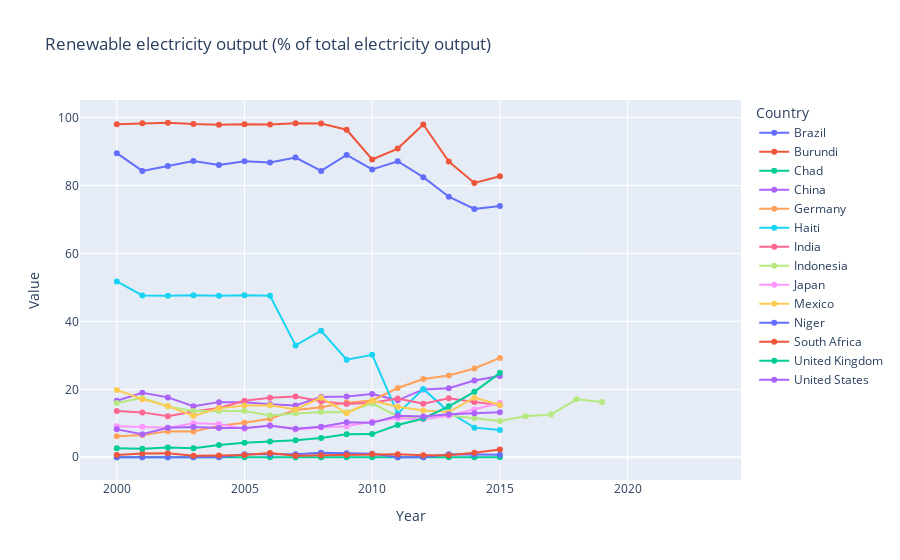

Notebook source saved alongside this figure:
### Markdown cell above
## Renewable Electricity:  
Hypothesis - Developed countries generally have more sources and technology of renewable electricity than underdeveloped and developing countries, who depend primarily on fossil fuels for electricity. Over time, dependence on renewable electricity should increase to align with SDG 7: Affordable and Clean Energy.  
Observation - The leading countries in renewable electricity are Brazil and Burundi. Over time, there is a slight increase in renewable electricity output for most countries, except Haiti which has shown a significant decline.

### Code cell
plot_data(indicators_filtered[1])

### Figure 1 — Plotly figure (JSON) as saved in the notebook; plotly's stock layout.template omitted (floating-point values rounded to 4 significant figures)
{"data": [{"hovertemplate": "Country Name=Brazil<br>Year=%{x}<br>Value=%{y}<extra></extra>", "legendgroup": "Brazil", "line": {"color": "#636efa", "dash": "solid"}, "marker": {"symbol": "circle"}, "mode": "lines+markers", "name": "Brazil", "orientation": "v", "showlegend": true, "type": "scatter", "x": [2000, 2001, 2002, 2003, 2004, 2005, 2006, 2007, 2008, 2009, 2010, 2011, 2012, 2013, 2014, 2015, 2016, 2017, 2018, 2019, 2020, 2021, 2022, 2023], "xaxis": "x", "y": [89.49, 84.29, 85.74, 87.16, 86.03, 87.12, 86.75, 88.21, 84.27, 89.0, 84.72, 87.12, 82.45, 76.69, 73.08, 73.97, NaN, NaN, NaN, NaN, NaN, NaN, NaN, NaN], "yaxis": "y"}, {"hovertemplate": "Country Name=Burundi<br>Year=%{x}<br>Value=%{y}<extra></extra>", "legendgroup": "Burundi", "line": {"color": "#EF553B", "dash": "solid"}, "marker": {"symbol": "circle"}, "mode": "lines+markers", "name": "Burundi", "orientation": "v", "showlegend": true, "type": "scatter", "x": [2000, 2001, 2002, 2003, 2004, 2005, 2006, 2007, 2008, 2009, 2010, 2011, 2012, 2013, 2014, 2015, 2016, 2017, 2018, 2019, 2020, 2021, 2022, 2023], "xaxis": "x", "y": [98.02, 98.29, 98.45, 98.07, 97.86, 98.04, 97.9, 98.33, 98.24, 96.39, 87.65, 90.86, 97.96, 87.02, 80.72, 82.71, NaN, NaN, NaN, NaN, NaN, NaN, NaN, NaN], "yaxis": "y"}, {"hovertemplate": "Country Name=Chad<br>Year=%{x}<br>Value=%{y}<extra></extra>", "legendgroup": "Chad", "line": {"color": "#00cc96", "dash": "solid"}, "marker": {"symbol": "circle"}, "mode": "lines+markers", "name": "Chad", "orientation": "v", "showlegend": true, "type": "scatter", "x": [2000, 2001, 2002, 2003, 2004, 2005, 2006, 2007, 2008, 2009, 2010, 2011, 2012, 2013, 2014, 2015, 2016, 2017, 2018, 2019, 2020, 2021, 2022, 2023], "xaxis": "x", "y": [0.0, 0.0, 0.0, 0.0, 0.0, 0.0, 0.0, 0.0, 0.0, 0.0, 0.0, 0.0, 0.0, 0.0, 0.0, 0.0, NaN, NaN, NaN, NaN, NaN, NaN, NaN, NaN], "yaxis": "y"}, {"hovertemplate": "Country Name=China<br>Year=%{x}<br>Value=%{y}<extra></extra>", "legendgroup": "China", "line": {"color": "#ab63fa", "dash": "solid"}, "marker": {"symbol": "circle"}, "mode": "lines+markers", "name": "China", "orientation": "v", "showlegend": true, "type": "scatter", "x": [2000, 2001, 2002, 2003, 2004, 2005, 2006, 2007, 2008, 2009, 2010, 2011, 2012, 2013, 2014, 2015, 2016, 2017, 2018, 2019, 2020, 2021, 2022, 2023], "xaxis": "x", "y": [16.64, 18.96, 17.62, 15.04, 16.22, 16.18, 15.59, 15.26, 17.74, 17.86, 18.62, 16.76, 19.97, 20.3, 22.61, 23.93, NaN, NaN, NaN, NaN, NaN, NaN, NaN, NaN], "yaxis": "y"}, {"hovertemplate": "Country Name=Germany<br>Year=%{x}<br>Value=%{y}<extra></extra>", "legendgroup": "Germany", "line": {"color": "#FFA15A", "dash": "solid"}, "marker": {"symbol": "circle"}, "mode": "lines+markers", "name": "Germany", "orientation": "v", "showlegend": true, "type": "scatter", "x": [2000, 2001, 2002, 2003, 2004, 2005, 2006, 2007, 2008, 2009, 2010, 2011, 2012, 2013, 2014, 2015, 2016, 2017, 2018, 2019, 2020, 2021, 2022, 2023], "xaxis": "x", "y": [6.199, 6.512, 7.643, 7.553, 9.267, 10.15, 11.32, 13.94, 14.7, 16.08, 16.73, 20.38, 23.0, 24.07, 26.13, 29.23, NaN, NaN, NaN, NaN, NaN, NaN, NaN, NaN], "yaxis": "y"}, {"hovertemplate": "Country Name=Haiti<br>Year=%{x}<br>Value=%{y}<extra></extra>", "legendgroup": "Haiti", "line": {"color": "#19d3f3", "dash": "solid"}, "marker": {"symbol": "circle"}, "mode": "lines+markers", "name": "Haiti", "orientation": "v", "showlegend": true, "type": "scatter", "x": [2000, 2001, 2002, 2003, 2004, 2005, 2006, 2007, 2008, 2009, 2010, 2011, 2012, 2013, 2014, 2015, 2016, 2017, 2018, 2019, 2020, 2021, 2022, 2023], "xaxis": "x", "y": [51.74, 47.64, 47.53, 47.66, 47.53, 47.66, 47.54, 32.91, 37.24, 28.71, 30.15, 12.83, 20.09, 13.36, 8.712, 7.996, NaN, NaN, NaN, NaN, NaN, NaN, NaN, NaN], "yaxis": "y"}, {"hovertemplate": "Country Name=India<br>Year=%{x}<br>Value=%{y}<extra></extra>", "legendgroup": "India", "line": {"color": "#FF6692", "dash": "solid"}, "marker": {"symbol": "circle"}, "mode": "lines+markers", "name": "India", "orientation": "v", "showlegend": true, "type": "scatter", "x": [2000, 2001, 2002, 2003, 2004, 2005, 2006, 2007, 2008, 2009, 2010, 2011, 2012, 2013, 2014, 2015, 2016, 2017, 2018, 2019, 2020, 2021, 2022, 2023], "xaxis": "x", "y": [13.59, 13.21, 12.06, 13.47, 14.48, 16.62, 17.54, 17.86, 16.51, 15.66, 16.04, 17.32, 15.73, 17.35, 16.25, 15.34, NaN, NaN, NaN, NaN, NaN, NaN, NaN, NaN], "yaxis": "y"}, {"hovertemplate": "Country Name=Indonesia<br>Year=%{x}<br>Value=%{y}<extra></extra>", "legendgroup": "Indonesia", "line": {"color": "#B6E880", "dash": "solid"}, "marker": {"symbol": "circle"}, "mode": "lines+markers", "name": "Indonesia", "orientation": "v", "showlegend": true, "type": "scatter", "x": [2000, 2001, 2002, 2003, 2004, 2005, 2006, 2007, 2008, 2009, 2010, 2011, 2012, 2013, 2014, 2015, 2016, 2017, 2018, 2019, 2020, 2021, 2022, 2023], "xaxis": "x", "y": [15.96, 17.47, 14.95, 13.64, 13.61, 13.61, 12.26, 12.9, 13.32, 13.23, 15.85, 11.99, 11.24, 12.27, 11.48, 10.65, 12.07, 12.56, 17.04, 16.25, NaN, NaN, NaN, NaN], "yaxis": "y"}, {"hovertemplate": "Country Name=Japan<br>Year=%{x}<br>Value=%{y}<extra></extra>", "legendgroup": "Japan", "line": {"color": "#FF97FF", "dash": "solid"}, "marker": {"symbol": "circle"}, "mode": "lines+markers", "name": "Japan", "orientation": "v", "showlegend": true, "type": "scatter", "x": [2000, 2001, 2002, 2003, 2004, 2005, 2006, 2007, 2008, 2009, 2010, 2011, 2012, 2013, 2014, 2015, 2016, 2017, 2018, 2019, 2020, 2021, 2022, 2023], "xaxis": "x", "y": [9.116, 8.965, 8.709, 10.02, 9.796, 8.407, 9.449, 8.202, 8.789, 9.146, 10.53, 11.46, 11.19, 12.21, 14.06, 15.98, NaN, NaN, NaN, NaN, NaN, NaN, NaN, NaN], "yaxis": "y"}, {"hovertemplate": "Country Name=Mexico<br>Year=%{x}<br>Value=%{y}<extra></extra>", "legendgroup": "Mexico", "line": {"color": "#FECB52", "dash": "solid"}, "marker": {"symbol": "circle"}, "mode": "lines+markers", "name": "Mexico", "orientation": "v", "showlegend": true, "type": "scatter", "x": [2000, 2001, 2002, 2003, 2004, 2005, 2006, 2007, 2008, 2009, 2010, 2011, 2012, 2013, 2014, 2015, 2016, 2017, 2018, 2019, 2020, 2021, 2022, 2023], "xaxis": "x", "y": [19.8, 17.11, 15.06, 12.13, 14.45, 15.2, 15.33, 14.09, 17.54, 12.95, 16.6, 14.89, 13.79, 13.3, 17.54, 15.39, NaN, NaN, NaN, NaN, NaN, NaN, NaN, NaN], "yaxis": "y"}, {"hovertemplate": "Country Name=Niger<br>Year=%{x}<br>Value=%{y}<extra></extra>", "legendgroup": "Niger", "line": {"color": "#636efa", "dash": "solid"}, "marker": {"symbol": "circle"}, "mode": "lines+markers", "name": "Niger", "orientation": "v", "showlegend": true, "type": "scatter", "x": [2000, 2001, 2002, 2003, 2004, 2005, 2006, 2007, 2008, 2009, 2010, 2011, 2012, 2013, 2014, 2015, 2016, 2017, 2018, 2019, 2020, 2021, 2022, 2023], "xaxis": "x", "y": [0.0, 0.0, 0.0, 0.0, 0.0, 0.8734, 0.9174, 0.8929, 1.316, 1.167, 1.024, 0.0, 0.0, 0.9029, 0.9029, 0.7533, NaN, NaN, NaN, NaN, NaN, NaN, NaN, NaN], "yaxis": "y"}, {"hovertemplate": "Country Name=South Africa<br>Year=%{x}<br>Value=%{y}<extra></extra>", "legendgroup": "South Africa", "line": {"color": "#EF553B", "dash": "solid"}, "marker": {"symbol": "circle"}, "mode": "lines+markers", "name": "South Africa", "orientation": "v", "showlegend": true, "type": "scatter", "x": [2000, 2001, 2002, 2003, 2004, 2005, 2006, 2007, 2008, 2009, 2010, 2011, 2012, 2013, 2014, 2015, 2016, 2017, 2018, 2019, 2020, 2021, 2022, 2023], "xaxis": "x", "y": [0.6775, 1.101, 1.209, 0.4177, 0.508, 0.6651, 1.268, 0.443, 0.5878, 0.6936, 0.9484, 0.9184, 0.603, 0.609, 1.293, 2.255, NaN, NaN, NaN, NaN, NaN, NaN, NaN, NaN], "yaxis": "y"}, {"hovertemplate": "Country Name=United Kingdom<br>Year=%{x}<br>Value=%{y}<extra></extra>", "legendgroup": "United Kingdom", "line": {"color": "#00cc96", "dash": "solid"}, "marker": {"symbol": "circle"}, "mode": "lines+markers", "name": "United Kingdom", "orientation": "v", "showlegend": true, "type": "scatter", "x": [2000, 2001, 2002, 2003, 2004, 2005, 2006, 2007, 2008, 2009, 2010, 2011, 2012, 2013, 2014, 2015, 2016, 2017, 2018, 2019, 2020, 2021, 2022, 2023], "xaxis": "x", "y": [2.663, 2.497, 2.893, 2.685, 3.613, 4.283, 4.602, 5.01, 5.677, 6.767, 6.813, 9.489, 11.42, 14.99, 19.26, 24.84, NaN, NaN, NaN, NaN, NaN, NaN, NaN, NaN], "yaxis": "y"}, {"hovertemplate": "Country Name=United States<br>Year=%{x}<br>Value=%{y}<extra></extra>", "legendgroup": "United States", "line": {"color": "#ab63fa", "dash": "solid"}, "marker": {"symbol": "circle"}, "mode": "lines+markers", "name": "United States", "orientation": "v", "showlegend": true, "type": "scatter", "x": [2000, 2001, 2002, 2003, 2004, 2005, 2006, 2007, 2008, 2009, 2010, 2011, 2012, 2013, 2014, 2015, 2016, 2017, 2018, 2019, 2020, 2021, 2022, 2023], "xaxis": "x", "y": [8.206, 6.784, 8.646, 8.889, 8.63, 8.578, 9.245, 8.368, 9.004, 10.29, 10.12, 12.23, 12.01, 12.64, 12.95, 13.23, NaN, NaN, NaN, NaN, NaN, NaN, NaN, NaN], "yaxis": "y"}], "layout": {"legend": {"title": {"text": "Country"}, "tracegroupgap": 0}, "title": {"text": "Renewable electricity output (% of total electricity output)"}, "xaxis": {"anchor": "y", "domain": [0, 1], "title": {"text": "Year"}}, "yaxis": {"anchor": "x", "domain": [0, 1], "title": {"text": "Value"}}}}
